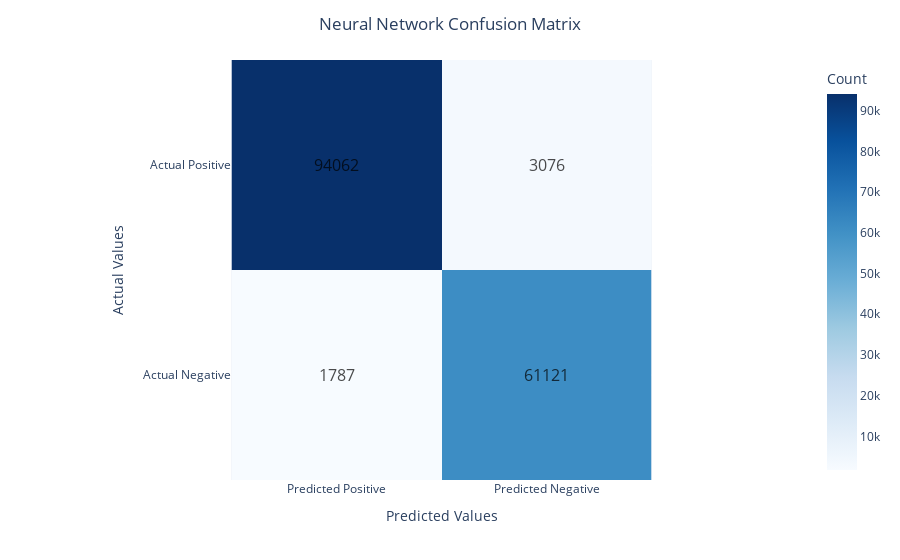

Source (notebook cell):
### Code cell
import plotly.express as px
import numpy as np

def plot_confusion_matrix(values, title="Confusion Matrix"):
    TP, FP, FN, TN = values

    matrix = np.array([
        [TP, FN],
        [FP, TN]
    ])
    x_labels = ["Predicted Positive", "Predicted Negative"]
    y_labels = ["Actual Positive", "Actual Negative"]

    fig = px.imshow(matrix, labels=dict(x="Predicted Values", y="Actual Values", color="Count"),
                    x=x_labels, y=y_labels, color_continuous_scale="blues")

    fig.update_layout(title_text=title, title_x=0.5)
    for i, row in enumerate(matrix):
        for j, value in enumerate(row):
            fig.add_annotation(dict(
                x=j, y=i,
                text=str(value),
                showarrow=False,
                font_size=16,
                opacity=0.7,
                font_color='black'
            ))
    fig.show()

values = [94062, 1787, 3076, 61121]  # Example values (replace with your own)
plot_confusion_matrix(values, title="Neural Network Confusion Matrix")

### Figure 1 — Plotly figure (JSON) as saved in the notebook; plotly's stock layout.template omitted (floating-point values rounded to 4 significant figures)
{"data": [{"coloraxis": "coloraxis", "hovertemplate": "Predicted Values: %{x}<br>Actual Values: %{y}<br>Count: %{z}<extra></extra>", "name": "0", "type": "heatmap", "x": ["Predicted Positive", "Predicted Negative"], "xaxis": "x", "y": ["Actual Positive", "Actual Negative"], "yaxis": "y", "z": [[94062, 3076], [1787, 61121]]}], "layout": {"annotations": [{"font": {"color": "black", "size": 16}, "opacity": 0.7, "showarrow": false, "text": "94062", "x": 0, "y": 0}, {"font": {"color": "black", "size": 16}, "opacity": 0.7, "showarrow": false, "text": "3076", "x": 1, "y": 0}, {"font": {"color": "black", "size": 16}, "opacity": 0.7, "showarrow": false, "text": "1787", "x": 0, "y": 1}, {"font": {"color": "black", "size": 16}, "opacity": 0.7, "showarrow": false, "text": "61121", "x": 1, "y": 1}], "coloraxis": {"colorbar": {"title": {"text": "Count"}}, "colorscale": [[0, "rgb(247,251,255)"], [0.125, "rgb(222,235,247)"], [0.25, "rgb(198,219,239)"], [0.375, "rgb(158,202,225)"], [0.5, "rgb(107,174,214)"], [0.625, "rgb(66,146,198)"], [0.75, "rgb(33,113,181)"], [0.875, "rgb(8,81,156)"], [1, "rgb(8,48,107)"]]}, "margin": {"t": 60}, "title": {"text": "Neural Network Confusion Matrix", "x": 0.5}, "xaxis": {"anchor": "y", "constrain": "domain", "domain": [0, 1], "scaleanchor": "y", "title": {"text": "Predicted Values"}}, "yaxis": {"anchor": "x", "autorange": "reversed", "constrain": "domain", "domain": [0, 1], "title": {"text": "Actual Values"}}}}
